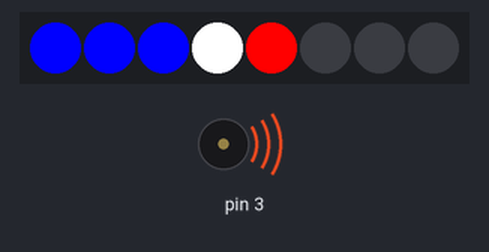
The sketch below on a simulated Arduino Uno, built with avr-gcc and run on an emulated ATmega328P. Parts: 8 RGB LEDs in strip order, left to right, buzzer (waves = sounding).

Above: at 0.1 s.
At 1.0 s:
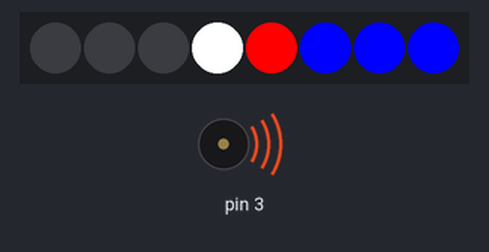
Timing chart, 0 to 130.0 s (numbered marks = the images above):
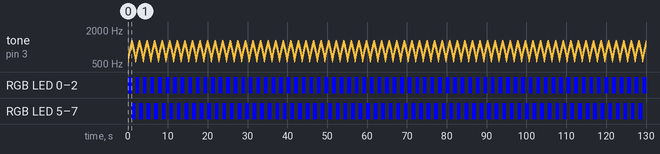

Measured:
- by itself, RGB LED 0–2, RGB LED 5–7: alternates RGB(0, 0, 255) for 0.95 s and off for 0.95 s
- by itself, tone on pin 3: plays 600 Hz for 0.03 s, 620 Hz for 0.03 s, 640 Hz for 0.03 s, 660 Hz for 0.03 s, 680 Hz for 0.03 s, 700 Hz for 0.03 s … (4109 notes in this stretch)

The sketch:

syreny.ino
```cpp
#include <Adafruit_NeoPixel.h>

Adafruit_NeoPixel linijka = Adafruit_NeoPixel(8, A0, NEO_GRB + NEO_KHZ800);
int czas = 0;

void setup() {

  linijka.begin();
  linijka.show();
  pinMode(3, OUTPUT);
}

void loop() {

  for(int wypelnienie = 600; wypelnienie <= 1200; wypelnienie += 20){

    tone(3, wypelnienie);
    swiatla(0);
    delay(30);
  }

  for(int wypelnienie = 1200; wypelnienie >= 600 ; wypelnienie -= 20){

    tone(3, wypelnienie);
    swiatla(1);
    delay(30);


  }
}

void swiatla(int strona){

    if (strona == 0) {
      linijka.setPixelColor(0, linijka.Color(0, 0, 255));
      linijka.setPixelColor(1, linijka.Color(0, 0, 255));
      linijka.setPixelColor(2, linijka.Color(0, 0, 255));
      linijka.setPixelColor(5, 0);
      linijka.setPixelColor(6, 0);
      linijka.setPixelColor(7, 0);
  }
  else {
      linijka.setPixelColor(5, linijka.Color(0, 0, 255));
      linijka.setPixelColor(6, linijka.Color(0, 0, 255));
      linijka.setPixelColor(7, linijka.Color(0, 0, 255));
      linijka.setPixelColor(0, 0);
      linijka.setPixelColor(1, 0);
      linijka.setPixelColor(2, 0);
  }


  linijka.setPixelColor(3, linijka.Color(255, 255, 255));
  linijka.setPixelColor(4, linijka.Color(255, 0, 0));

  linijka.show();

}
```
